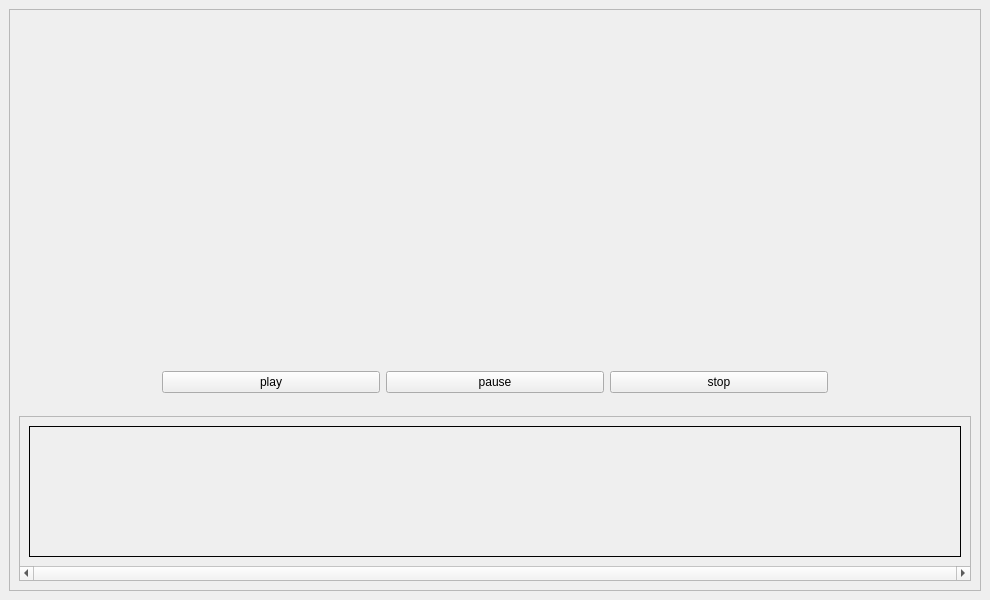
<?xml version="1.0" encoding="UTF-8"?>
<ui version="4.0">
 <class>MainWindow</class>
 <widget class="QMainWindow" name="MainWindow">
  <property name="geometry">
   <rect>
    <x>0</x>
    <y>0</y>
    <width>990</width>
    <height>600</height>
   </rect>
  </property>
  <property name="mouseTracking">
   <bool>false</bool>
  </property>
  <property name="windowTitle">
   <string>MainWindow</string>
  </property>
  <widget class="QWidget" name="centralwidget">
   <layout class="QGridLayout" name="gridLayout_3">
    <item row="0" column="0">
     <layout class="QGridLayout" name="gridLayout">
      <property name="sizeConstraint">
       <enum>QLayout::SetNoConstraint</enum>
      </property>
      <item row="0" column="0">
       <widget class="QFrame" name="frame">
        <property name="frameShape">
         <enum>QFrame::StyledPanel</enum>
        </property>
        <property name="frameShadow">
         <enum>QFrame::Raised</enum>
        </property>
        <layout class="QGridLayout" name="gridLayout_4">
         <item row="0" column="0">
          <spacer name="horizontalSpacer_3">
           <property name="orientation">
            <enum>Qt::Horizontal</enum>
           </property>
           <property name="sizeType">
            <enum>QSizePolicy::Expanding</enum>
           </property>
           <property name="sizeHint" stdset="0">
            <size>
             <width>128</width>
             <height>20</height>
            </size>
           </property>
          </spacer>
         </item>
         <item row="0" column="1">
          <widget class="QLabel" name="video">
           <property name="sizePolicy">
            <sizepolicy hsizetype="Preferred" vsizetype="Preferred">
             <horstretch>2</horstretch>
             <verstretch>6</verstretch>
            </sizepolicy>
           </property>
           <property name="frameShape">
            <enum>QFrame::NoFrame</enum>
           </property>
           <property name="text">
            <string/>
           </property>
           <property name="scaledContents">
            <bool>false</bool>
           </property>
           <property name="alignment">
            <set>Qt::AlignCenter</set>
           </property>
           <property name="wordWrap">
            <bool>false</bool>
           </property>
          </widget>
         </item>
         <item row="0" column="2">
          <spacer name="horizontalSpacer_4">
           <property name="orientation">
            <enum>Qt::Horizontal</enum>
           </property>
           <property name="sizeType">
            <enum>QSizePolicy::Expanding</enum>
           </property>
           <property name="sizeHint" stdset="0">
            <size>
             <width>128</width>
             <height>20</height>
            </size>
           </property>
          </spacer>
         </item>
         <item row="1" column="1">
          <widget class="QFrame" name="frame_2">
           <property name="sizePolicy">
            <sizepolicy hsizetype="Preferred" vsizetype="Preferred">
             <horstretch>0</horstretch>
             <verstretch>1</verstretch>
            </sizepolicy>
           </property>
           <property name="frameShape">
            <enum>QFrame::NoFrame</enum>
           </property>
           <property name="frameShadow">
            <enum>QFrame::Raised</enum>
           </property>
           <layout class="QGridLayout" name="gridLayout_2">
            <item row="0" column="0">
             <layout class="QHBoxLayout" name="horizontalLayout">
              <item>
               <widget class="QPushButton" name="play_btn">
                <property name="text">
                 <string>play</string>
                </property>
               </widget>
              </item>
              <item>
               <widget class="QPushButton" name="pause_btn">
                <property name="text">
                 <string>pause</string>
                </property>
               </widget>
              </item>
              <item>
               <widget class="QPushButton" name="stop_btn">
                <property name="text">
                 <string>stop</string>
                </property>
               </widget>
              </item>
             </layout>
            </item>
           </layout>
          </widget>
         </item>
         <item row="2" column="0" colspan="3">
          <widget class="QScrollArea" name="scrollArea">
           <property name="sizePolicy">
            <sizepolicy hsizetype="MinimumExpanding" vsizetype="Preferred">
             <horstretch>0</horstretch>
             <verstretch>3</verstretch>
            </sizepolicy>
           </property>
           <property name="mouseTracking">
            <bool>true</bool>
           </property>
           <property name="focusPolicy">
            <enum>Qt::StrongFocus</enum>
           </property>
           <property name="verticalScrollBarPolicy">
            <enum>Qt::ScrollBarAlwaysOff</enum>
           </property>
           <property name="horizontalScrollBarPolicy">
            <enum>Qt::ScrollBarAlwaysOn</enum>
           </property>
           <property name="sizeAdjustPolicy">
            <enum>QAbstractScrollArea::AdjustIgnored</enum>
           </property>
           <property name="widgetResizable">
            <bool>true</bool>
           </property>
           <widget class="QWidget" name="scrollAreaWidgetContents_3">
            <property name="geometry">
             <rect>
              <x>0</x>
              <y>0</y>
              <width>936</width>
              <height>136</height>
             </rect>
            </property>
            <property name="sizePolicy">
             <sizepolicy hsizetype="Expanding" vsizetype="Preferred">
              <horstretch>0</horstretch>
              <verstretch>0</verstretch>
             </sizepolicy>
            </property>
            <layout class="QHBoxLayout" name="horizontalLayout_2">
             <item>
              <widget class="QLabel" name="synopsis">
               <property name="sizePolicy">
                <sizepolicy hsizetype="MinimumExpanding" vsizetype="Ignored">
                 <horstretch>0</horstretch>
                 <verstretch>2</verstretch>
                </sizepolicy>
               </property>
               <property name="minimumSize">
                <size>
                 <width>0</width>
                 <height>0</height>
                </size>
               </property>
               <property name="sizeIncrement">
                <size>
                 <width>0</width>
                 <height>0</height>
                </size>
               </property>
               <property name="baseSize">
                <size>
                 <width>912</width>
                 <height>112</height>
                </size>
               </property>
               <property name="mouseTracking">
                <bool>true</bool>
               </property>
               <property name="frameShape">
                <enum>QFrame::Box</enum>
               </property>
               <property name="text">
                <string/>
               </property>
               <property name="scaledContents">
                <bool>false</bool>
               </property>
               <property name="alignment">
                <set>Qt::AlignCenter</set>
               </property>
              </widget>
             </item>
            </layout>
           </widget>
          </widget>
         </item>
        </layout>
       </widget>
      </item>
     </layout>
    </item>
   </layout>
  </widget>
  <action name="actionOpen">
   <property name="text">
    <string>Open</string>
   </property>
  </action>
 </widget>
 <resources/>
 <connections/>
</ui>
